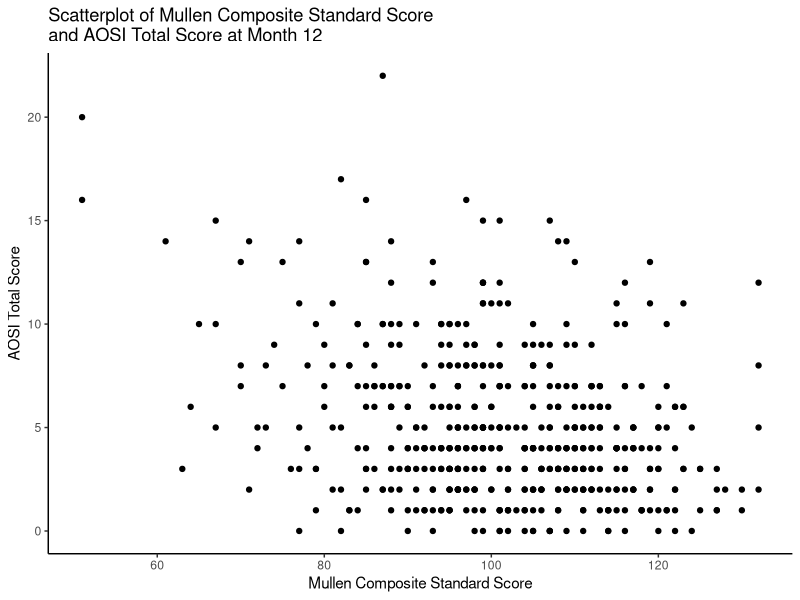
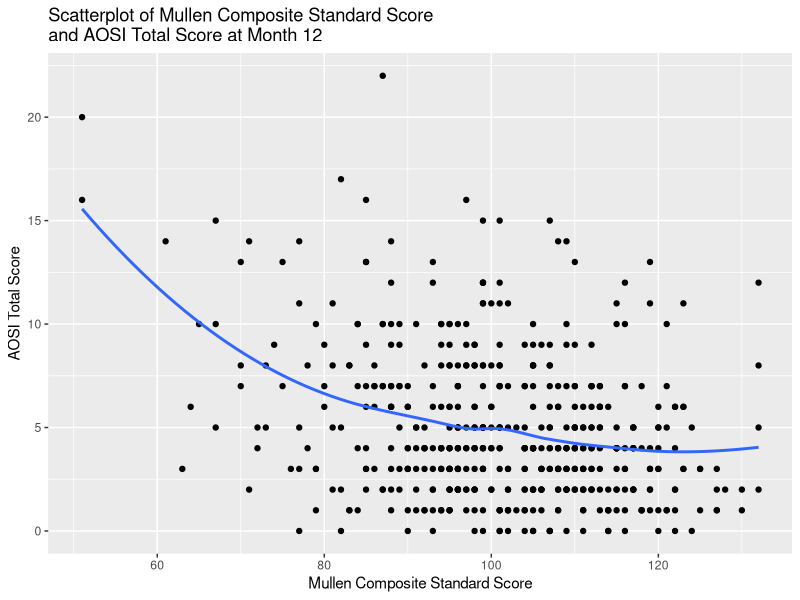
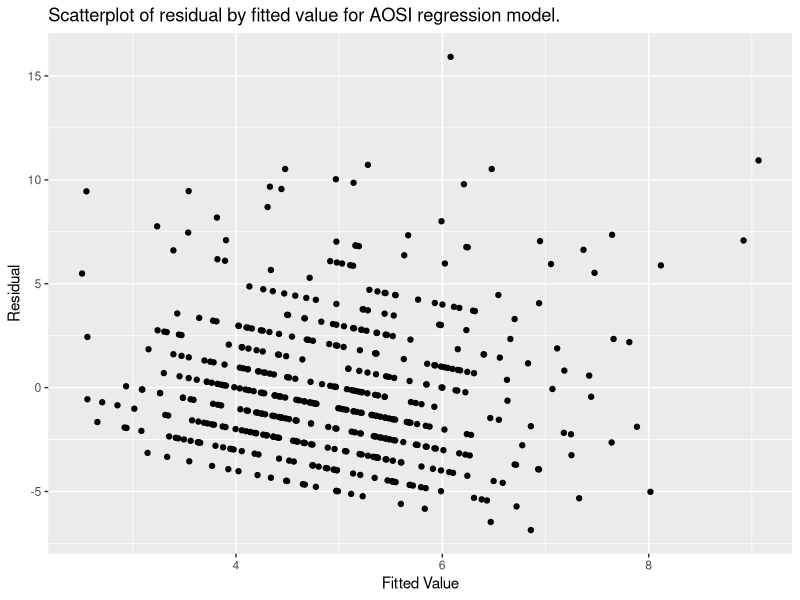
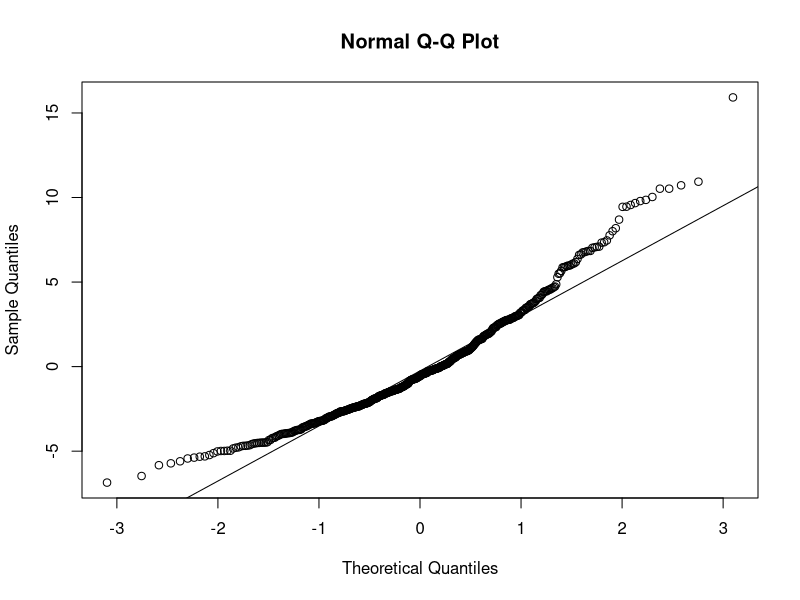

These figures' R source, in order:
# Load packages
library(tidyverse)
library(readr)
library(broom)
library(flextable)
library(ggpubr)

# Load data
full_data <- read_csv("../Data/Cross-sec_full.csv", na = c(".", "", " "))

# Rename variables to remove spaces and commas from names
names(full_data) <- gsub(pattern=" |,", replacement="_", names(full_data))

# Visualize data first for relationships of interest
ggplot(data=full_data, aes(x=V12_mullen_composite_standard_score, y=V12_aosi_total_score_1_18))+
  geom_point()+
  labs(x="Mullen Composite Standard Score", 
       y="AOSI Total Score", 
       title="Scatterplot of Mullen Composite Standard Score \nand AOSI Total Score at Month 12")+
  theme_classic()

# Calc correlation
cor(x=full_data$V12_mullen_composite_standard_score, y=full_data$V12_aosi_total_score_1_18)

# Missing values cause error by default
cor(x=full_data$V12_mullen_composite_standard_score, y=full_data$V12_aosi_total_score_1_18, 
    use="pairwise.complete")

# Test corr/compute 95% CI
cor.test(x=full_data$V12_mullen_composite_standard_score, y=full_data$V12_aosi_total_score_1_18)

# Model AOSI TS at 12 months as a linear fn of Mullen composite at 12 months and age at 12 month visit
lm(V12_aosi_total_score_1_18~V12_mullen_composite_standard_score+V12_mullen_Candidate_Age, data=full_data)

full_data %>%
  filter(is.na(V12_aosi_total_score_1_18)==0&is.na(V12_mullen_composite_standard_score)==0)

# Save results to access later if needed; use sumary fn to get usual results table
lm_fit <- lm(V12_aosi_total_score_1_18~V12_mullen_composite_standard_score+
               V12_mullen_Candidate_Age, data=full_data)
summary(lm_fit)

# Results from R in ugly format.  Easy way to reformat: tidy() from broom package
lm_fit_results_table <- tidy(lm_fit)

# Then use flextable to create output in format for Word for a manuscript
lm_fit_results_table <- lm_fit_results_table %>%
  mutate(p.value=ifelse(p.value<0.005, "<0.005", 
                        as.character(round(p.value, 3))),
         term=fct_recode(factor(term),
                         "Intercept"="(Intercept)",
                         "12 Month MSEL Composite SS"="V12_mullen_composite_standard_score",
                         "12 Month Visit Age"="V12_mullen_Candidate_Age"),
         model="MSEL Composite")

flextable(data=lm_fit_results_table) %>%
  set_header_labels(term="Variable",
                    "estimate"="Estimate",
                    "std.error"="Std. Error",
                    "statistic"="T Statistic",
                    "p.value"="P-value") %>%
  autofit()

# Let's look at all the output from the model in detail
lm_fit
summary(lm_fit)

# Let's look at another model and compare the results in one table
lm_fit_2 <-
  lm(V12_aosi_total_score_1_18~V12_mullen_cognitive_t_score_sum+V12_mullen_Candidate_Age, data=full_data)

lm_fit_results_table_2 <- tidy(lm_fit_2) %>%
  mutate(p.value=ifelse(p.value<0.005, "<0.005", 
                        as.character(round(p.value, 3))),
         term=fct_recode(factor(term),
                         "Intercept"="(Intercept)",
                         "12 Month MSEL Cognitive T-Score"="V12_mullen_cognitive_t_score_sum",
                         "12 Month Visit Age"="V12_mullen_Candidate_Age"),
         model="MSEL Cognitive")

lm_table_all <- rbind(lm_fit_results_table %>% select(model, everything()), 
                      lm_fit_results_table_2 %>% select(model, everything()))

# Use the fn colformat_double() to round to 2 places
# Use merge_v to remove duplicate model labels
# Use valign to vertically align the cells
# What happens if you remove merge_v, valign, fix_border_issues?
# Why were the p values also rounded to 2 places

flextable(data=lm_table_all) %>%
  colformat_double(digits=2) %>%
  set_header_labels("model"="Model",
                    "term"="Variable",
                    "estimate"="Estimate",
                    "std.error"="Std. Error",
                    "statistic"="T Statistic",
                    "p.value"="P-value") %>%
  merge_v(j=1) %>%
  valign(valign = "top") %>%
  autofit() %>%
  fix_border_issues()

# Let's do some diagnostics
# 1. Linear Fit
ggplot(data=full_data, aes(x=V12_mullen_composite_standard_score, y=V12_aosi_total_score_1_18))+
  geom_point()+
  geom_smooth(method="loess", se=FALSE)+
  labs(x="Mullen Composite Standard Score", 
       y="AOSI Total Score", 
       title="Scatterplot of Mullen Composite Standard Score \nand AOSI Total Score at Month 12")

# 2. Homoskedasticity
fit_data <- data.frame(lm_fit$residuals, lm_fit$fitted.values)

ggplot(data=fit_data, aes(y=lm_fit.residuals, x=lm_fit.fitted.values))+
  geom_point()+
  labs(x="Fitted Value", 
       y="Residual", 
       title="Scatterplot of residual by fitted value for AOSI regression model.")

# 3. Normality of residuals
qqnorm(y=fit_data$lm_fit.residuals)
qqline(y=fit_data$lm_fit.residuals, datax = FALSE)

# Noticable deviation, but large sample size?
dim(full_data)
# Doesn't reflect data actually used to FIT model (include missing values)
# Let's extract that data directly instead and look size
View(model.frame(lm_fit))
dim(model.frame(lm_fit))
